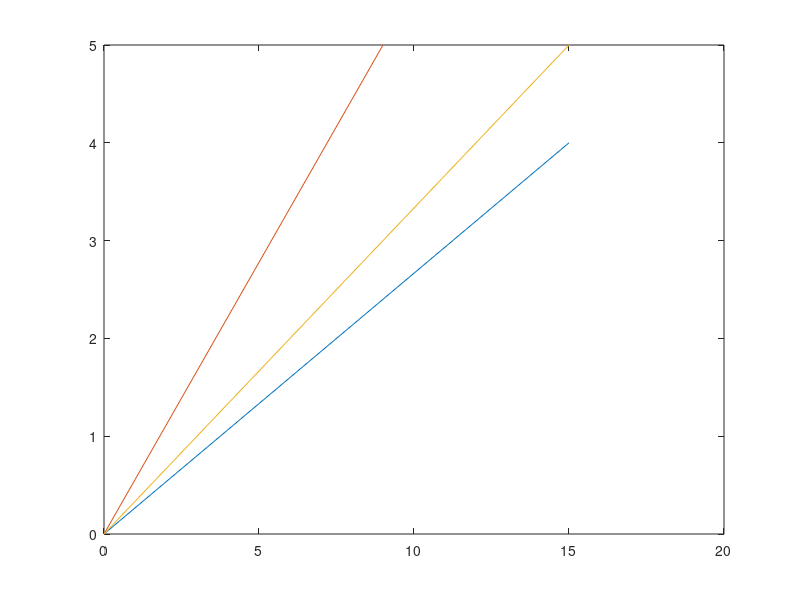

Write the MATLAB code that produced this figure.
close all
clc
figure
colormap winter;
plot(linspace(0,15,10),linspace(0,4,10),...
    linspace(0,9,10),linspace(0,5,10),...
    linspace(0,15,10),linspace(0,5,10))
map=[0 0 0;0 0 1;0 1 0;1 0 0];
